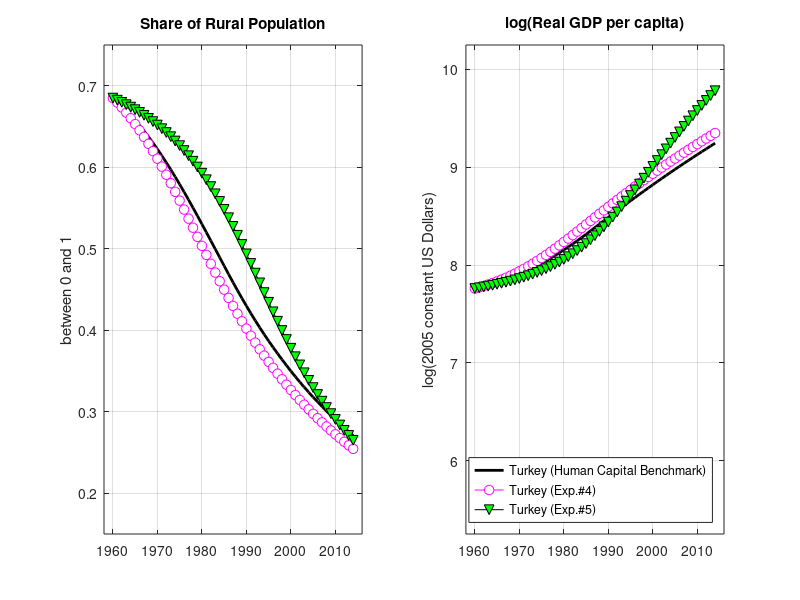

Reproduce this figure in MATLAB.
% This program implements the counterfactual experiments at once and
% generates Figure 11.

%% Clean
clc; clear all; close all;

%% Load the benchmark resuls
load('Turkey_hc.mat')
load('Korea_hc.mat')

alfa = 0.6;

%% Design the experiments
numEx = 2;                                              % # of Experiments

phi = NaN(5,1,numEx);                                   % Empty Parameters
qde = NaN(55,1,numEx);                                  % Empty H. Capital

phi(:,:,1) = Turkey_hc_paramval';                       % Experiment 4
qde(:,:,1) = Korea_hc_simulation(:,9);

phi(:,:,2) = Korea_hc_paramval';                        % Experiment 5
qde(:,:,2) = Turkey_hc_simulation(:,9);

%% Compute with experimented values

D = csvread('data_turusa.csv');
year = D(:,1);
xd   = 1-(D(:,2)/100);
yd   = D(:,3);


T = size(D,1);
t = 1:1:T;
t = t';

ones = zeros(T,1) + 1;
X = [ones t];
B = regress(log(D(:,4)),X);
mmuu = exp(B(2,1))-1;
H0   = exp(B(1,1));

H = zeros(T+1,1);
h = H;

x   = zeros(T,1);
y   = x;

for n = 1:numEx;
    
    phi_n = phi(:,:,n);
    
    xxii = phi_n(1,1);
    zett = phi_n(2,1);
    teta = phi_n(3,1);
    etta = phi_n(4,1);
    omga = phi_n(5,1);
    
    qd = qde(:,:,n);
    
    A  = (yd(1,1)*((((alfa/(xd(1,1)^(1-alfa)))^(xxii/(1-xxii)))*(xd(1,1)^(alfa)) + ((alfa/(xd(1,1)^(1-alfa)))^(1/(1-xxii)))*(1-xd(1,1)))^(-1)))^(1-xxii);
    h0 = ((alfa*A)/(xd(1,1)^(1-alfa)))^(1/(1-xxii));
    
    h(1,1,n) = h0;
    H(1,1,n) = H0;

    for t=1:T;
        x(t,1,n)   = ((alfa*A)/(h(t,1,n)^(1-xxii)))^(1/(1-alfa));
        H(t+1,1,n) = (1+mmuu)*H(t,1,n);
        h(t+1,1,n) = h(t,1,n) + etta*(qd(t,1)^(omga))*mmuu*((1-x(t,1,n))^(zett))*((H(t,1,n)/h(t,1,n))^(teta))*h(t,1,n);
        y(t,1,n)   = A*(h(t,1,n)^xxii)*(x(t,1,n)^alfa) + h(t,1,n)*(1-x(t,1,n));
    end

    H = H(1:T,1,n); %#ok<*NASGU>
    h = h(1:T,1,n);

end

%% Collect the results
year     = Turkey_hc_simulation(:,1);

x_TUR_bm = Turkey_hc_simulation(:,2);

y_TUR_bm = Turkey_hc_simulation(:,4);

x_TUR_cf1 = x(:,:,1);

y_TUR_cf1 = y(:,:,1);

x_TUR_cf2 = x(:,:,2);

y_TUR_cf2 = y(:,:,2);




%% Figure 11
figure(11)
subplot(1,2,1)
plot(year,x_TUR_bm,'LineWidth',2,'Color','black')
hold on
plot(year,x_TUR_cf1,'om-','MarkerEdgeColor','magenta','MarkerFaceColor','white','MarkerSize',7)
plot(year,x_TUR_cf2,'vk-','MarkerEdgeColor','black','MarkerFaceColor','green','MarkerSize',7)
hold off
title('Share of Rural Population')
ylabel('between 0 and 1')
xlim([1958 2016])
ylim([0.15 0.75])
grid on
subplot(1,2,2)
plot(year,log(y_TUR_bm),'LineWidth',2,'Color','black')
hold on
plot(year,log(y_TUR_cf1),'om-','MarkerEdgeColor','magenta','MarkerFaceColor','white','MarkerSize',7)
plot(year,log(y_TUR_cf2),'vk-','MarkerEdgeColor','black','MarkerFaceColor','green','MarkerSize',7)
hold off
title('log(Real GDP per capita)')
ylabel('log(2005 constant US Dollars)')
xlim([1958 2016])
ylim([5.25 10.25])
grid on
legend('Turkey (Human Capital Benchmark)','Turkey (Exp.#4)','Turkey (Exp.#5)','Location','SouthEast','Orientation','vertical')

%%%%%%%%%%%%%%%%%%%%%%%%%%%%%%%%%%%%%%%%%%%%%%%%%%%%%%%%%%%%%%%%%%%%%%%%%%